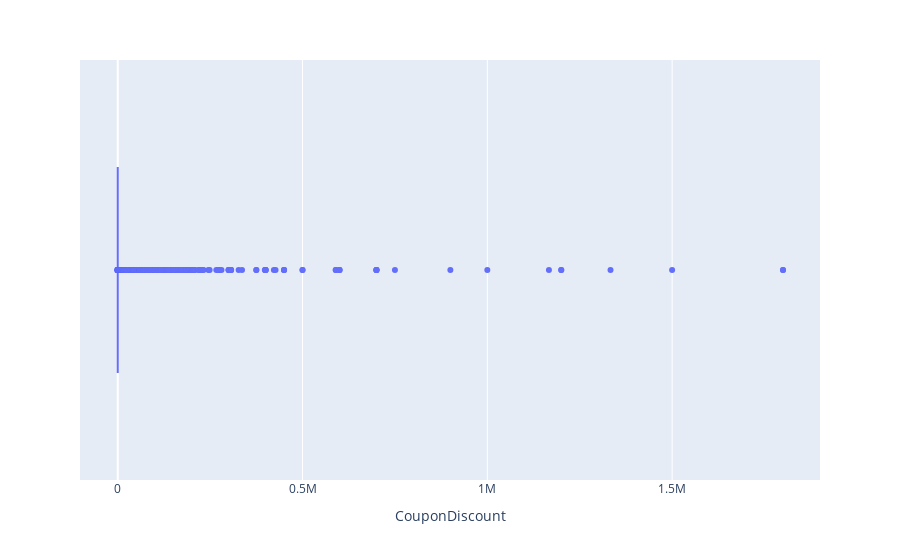

Notebook source saved alongside this figure:
### Code cell
px.box(data_frame=x_train,x="CouponDiscount")

### Figure 1 — Plotly figure (JSON) as saved in the notebook; plotly's stock layout.template omitted (floating-point values rounded to 4 significant figures; data arrays with more than 128 entries replaced by an {"elided": "..."} marker saying what was removed)
{"data": [{"alignmentgroup": "True", "hovertemplate": "CouponDiscount=%{x}<extra></extra>", "legendgroup": "", "marker": {"color": "#636efa"}, "name": "", "notched": false, "offsetgroup": "", "orientation": "h", "showlegend": false, "type": "box", "x": {"elided": "20000 float values"}, "x0": " ", "xaxis": "x", "y0": " ", "yaxis": "y"}], "layout": {"boxmode": "group", "legend": {"tracegroupgap": 0}, "margin": {"t": 60}, "xaxis": {"anchor": "y", "domain": [0, 1], "title": {"text": "CouponDiscount"}}, "yaxis": {"anchor": "x", "domain": [0, 1]}}}
